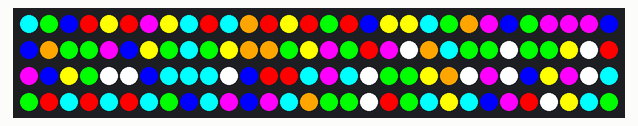
This sketch was run on a simulated Arduino Uno, built with avr-gcc and run on an emulated ATmega328P. Shown: 120 RGB LEDs in strip order, left to right, continuing on the next row. Random numbers use the default seed unless the sketch sets one.

Above: at 0.1 s.
At 5.06 s:
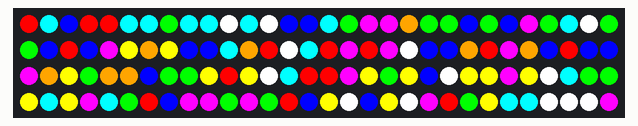
At 10.01 s:
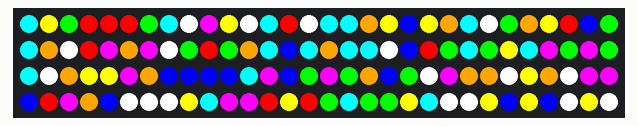
At 19.93 s:
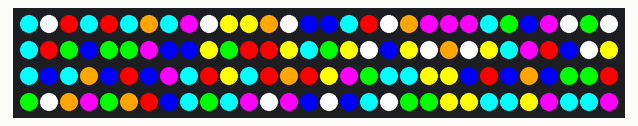
At 29.85 s:
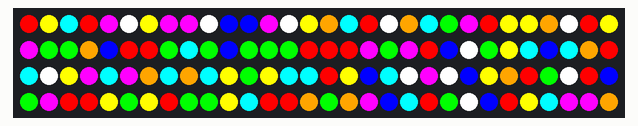
At 39.9 s:
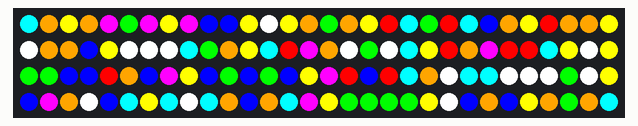

The sketch:

sparkle.ino.ino
```cpp
#include <FastLED.h>

#define NUM_LEDS 120
#define PIN 6

// Define the 8 colors you want to use
CRGB colors[] = {CRGB::Red, CRGB::Green, CRGB::Blue, CRGB::Yellow, CRGB::Purple, CRGB::Orange, CRGB::White, CRGB::Teal};

// Global variable to store the LED strip
CRGB leds[NUM_LEDS];

// Function to create the twinkling star effect
void twinkleStars(int numLeds) {
  for (int i = 0; i < numLeds; i++) {
    // Randomly choose a color and brightness for the LED
    int randomColor = random(0, 8);
    int randomBrightness = random(10, 255);

    // Set the LED's color and brightness
    leds[i] = colors[randomColor];
    leds[i].maximizeBrightness();
  }
}

void setup() {
  FastLED.addLeds<NEOPIXEL, PIN>(leds, NUM_LEDS);
}

void loop() {
  // Create the twinkling star effect
  twinkleStars(NUM_LEDS);

  // Show the LED strip
  FastLED.show();

  // Delay for a short time
  delay(100);
}
```
